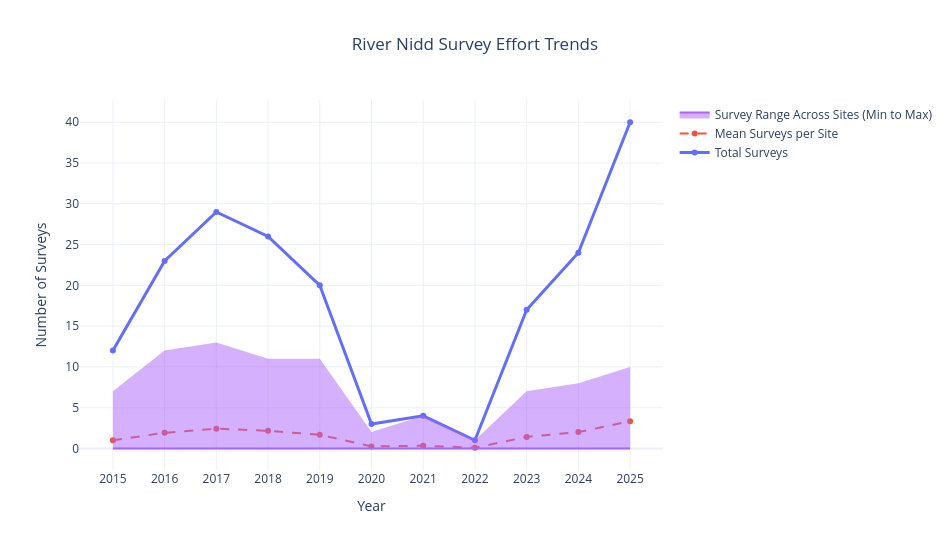

The code cell stored with this chart in its notebook:
### Markdown cell above
### 2.1 Within-site variation
How is the data varying within sites? (caveated by the amount of data available i.e., have they delivered on average 5 surveys every 12 months).

**Recent meeting confirmed that the threshold for survey count is 6.**

### Code cell
import plotly.graph_objects as go

year_summary = pd.DataFrame({
    "total_surveys": site_year_pivot.sum(),
    "mean_surveys_per_site": site_year_pivot.mean(),
    "max_surveys_at_single_site": site_year_pivot.max(),
    "min_surveys_at_single_site": site_year_pivot.min()
})

years = year_summary.index.astype(int)
fig = go.Figure()

fig.add_trace(go.Scatter(
    x=years, y=year_summary["total_surveys"],
    mode="lines+markers", name="Total Surveys",
    line=dict(width=3),
    hovertemplate="Year: %{x}<br>Total Surveys: %{y}<extra></extra>"
))

fig.add_trace(go.Scatter(
    x=years, y=year_summary["mean_surveys_per_site"],
    mode="lines+markers", name="Mean Surveys per Site",
    line=dict(dash="dash"),
    hovertemplate="Year: %{x}<br>Mean Surveys per Site: %{y:.2f}<extra></extra>"
))

fig.add_trace(go.Scatter(
    x=years, y=year_summary["max_surveys_at_single_site"],
    mode="lines", line=dict(width=0), showlegend=False,
    hovertemplate="Year: %{x}<br>Max Surveys at a Site: %{y}<extra></extra>"
))

fig.add_trace(go.Scatter(
    x=years, y=year_summary["min_surveys_at_single_site"],
    mode="lines", fill="tonexty",
    name="Survey Range Across Sites (Min to Max)",
    hovertemplate="Year: %{x}<br>Min Surveys at a Site: %{y}<extra></extra>"
))

fig.update_layout(
    title=dict(text="River Nidd Survey Effort Trends", x=0.5),
    xaxis=dict(title="Year", tickmode="linear", dtick=1),
    yaxis=dict(title="Number of Surveys", dtick=5),
    legend=dict(x=1.02, y=1, xanchor="left", yanchor="top"),
    margin=dict(r=180),
    template="plotly_white", height=550, width=950
)

fig.show()

### Figure 1 — Plotly figure (JSON) as saved in the notebook; plotly's stock layout.template omitted (floating-point values rounded to 4 significant figures)
{"data": [{"hovertemplate": "Year: %{x}<br>Total Surveys: %{y}<extra></extra>", "line": {"width": 3}, "mode": "lines+markers", "name": "Total Surveys", "type": "scatter", "x": [2015, 2016, 2017, 2018, 2019, 2020, 2021, 2022, 2023, 2024, 2025], "y": [12, 23, 29, 26, 20, 3, 4, 1, 17, 24, 40]}, {"hovertemplate": "Year: %{x}<br>Mean Surveys per Site: %{y:.2f}<extra></extra>", "line": {"dash": "dash"}, "mode": "lines+markers", "name": "Mean Surveys per Site", "type": "scatter", "x": [2015, 2016, 2017, 2018, 2019, 2020, 2021, 2022, 2023, 2024, 2025], "y": [1, 1.917, 2.417, 2.167, 1.667, 0.25, 0.3333, 0.08333, 1.417, 2, 3.333]}, {"hovertemplate": "Year: %{x}<br>Max Surveys at a Site: %{y}<extra></extra>", "line": {"width": 0}, "mode": "lines", "showlegend": false, "type": "scatter", "x": [2015, 2016, 2017, 2018, 2019, 2020, 2021, 2022, 2023, 2024, 2025], "y": [7, 12, 13, 11, 11, 2, 4, 1, 7, 8, 10]}, {"fill": "tonexty", "hovertemplate": "Year: %{x}<br>Min Surveys at a Site: %{y}<extra></extra>", "mode": "lines", "name": "Survey Range Across Sites (Min to Max)", "type": "scatter", "x": [2015, 2016, 2017, 2018, 2019, 2020, 2021, 2022, 2023, 2024, 2025], "y": [0, 0, 0, 0, 0, 0, 0, 0, 0, 0, 0]}], "layout": {"height": 550, "legend": {"x": 1.02, "xanchor": "left", "y": 1, "yanchor": "top"}, "margin": {"r": 180}, "title": {"text": "River Nidd Survey Effort Trends", "x": 0.5}, "width": 950, "xaxis": {"autorange": true, "dtick": 1, "range": [2014.0, 2026.0], "tickmode": "linear", "title": {"text": "Year"}, "type": "linear"}, "yaxis": {"autorange": true, "dtick": 5, "range": [-2.645, 42.73], "title": {"text": "Number of Surveys"}, "type": "linear"}}}
